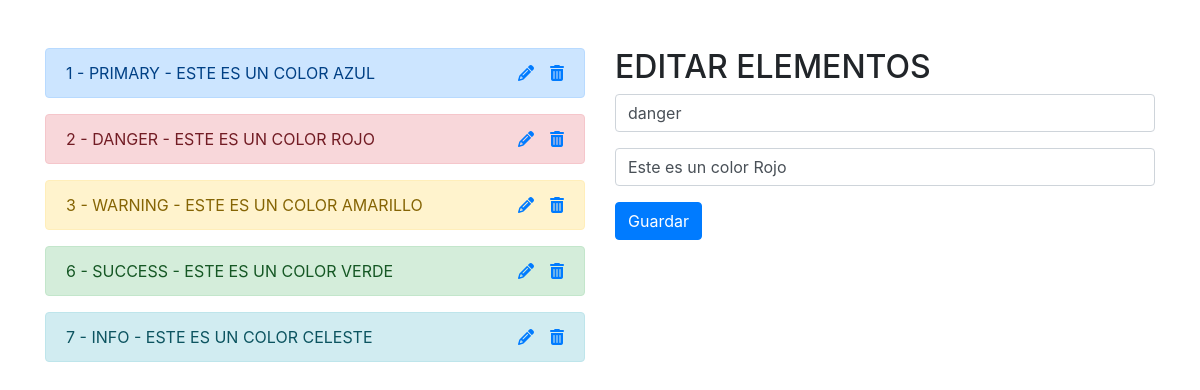
The app's page /index.php?id=2 with its own data.
### tables this page shows
CREATE TABLE `colores` (
  `id` int(11) NOT NULL,
  `color` varchar(255) NOT NULL,
  `descripcion` varchar(255) NOT NULL
);

### app.php (called while the page is built, shortened)
<?php
include_once 'conexionDB.php';
    $sql_read = 'SELECT * FROM colores';
    $gsent = $pdo->prepare($sql_read);
    $gsent->execute();
    $result = $gsent->fetchAll();
    if($_GET){
        $id = $_GET['id'];
        $sql_edit_unique = 'SELECT * FROM colores WHERE id=?';
        $edit_unique = $pdo->prepare($sql_edit_unique);
        $edit_unique->execute([$id]);
        $result_edit = $edit_unique->fetch();
    }

### index.php (the view, shortened to what this page needs)
<!doctype html>
<html lang="es">
  <head>
    <link rel="stylesheet" href="https://cdn.jsdelivr.net/npm/bootstrap@4.5.3/dist/css/bootstrap.min.css">
  </head>
  <body>
<?php include_once 'app.php'; ?>
    <div class="container mt-5">
        <div class="row">
            <div class="col-md-6">
                <?php foreach($result as $data): ?>
                    <div class="alert alert-<?php echo $data['color'] ?> text-uppercase" role="alert">
                        <?php echo $data['id'] ?>
                        -
                        <?php echo $data['color'] ?>
                        -
                        <?php echo $data['descripcion'] ?>
                        <a href="delete.php?id=<?php echo $data['id'] ?>" class="float-right"><i class="fas fa-trash-alt ml-3"></i></a>
                        <a href="index.php?id=<?php echo $data['id'] ?>" class="float-right"><i class="fas fa-pencil-alt"></i></a>
                    </div>
                <?php endforeach ?>
            </div>
            <div class="col-md-6">
                <?php if($_GET): ?>
                    <h2>EDITAR ELEMENTOS</h2>
                    <form action="edit.php" method="GET">
                        <input type="text" name="color" class="form-control" value="<?php echo $result_edit['color'] ?>">
                        <input type="text" name="descripcion" class="form-control mt-3" value="<?php echo $result_edit['descripcion'] ?>">
                        <button class="btn btn-primary mt-3">Guardar</button>
                    </form>
                <?php endif ?>
            </div>
        </div>
    </div>
  </body>
</html>

### records on screen
colores: id "1", color "PRIMARY", descripcion "ESTE ES UN COLOR AZUL"
colores: id "2", color "DANGER", descripcion "ESTE ES UN COLOR ROJO", color "danger", descripcion "Este es un color Rojo"
colores: id "3", color "WARNING", descripcion "ESTE ES UN COLOR AMARILLO"
colores: id "6", color "SUCCESS", descripcion "ESTE ES UN COLOR VERDE"
colores: id "7", color "INFO", descripcion "ESTE ES UN COLOR CELESTE"
